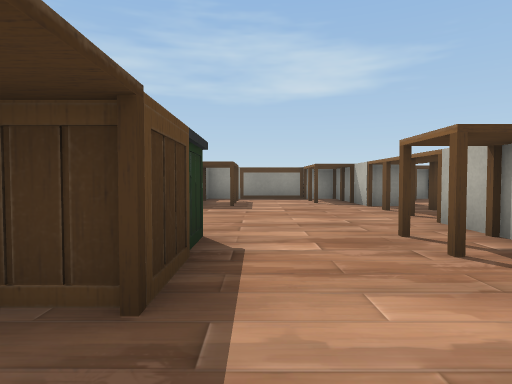
View 1 (above)

13 first-person views from a walk through a scene from a Unity 3-D project. The camera is 0.58 m above the floor, tilts 2° down and sees 75° across. The floor is counted in squares, 1 m on a side. Each view is taken from the middle of a square. On the plan, view 1 faces up. The plan holds only what a view shows up to about 9 squares ahead; the rest is blank. The place goes on beyond the plan. Some surface patterns are stand-ins.

View 2
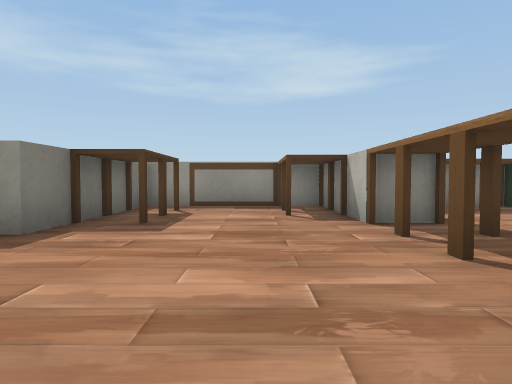

View 3
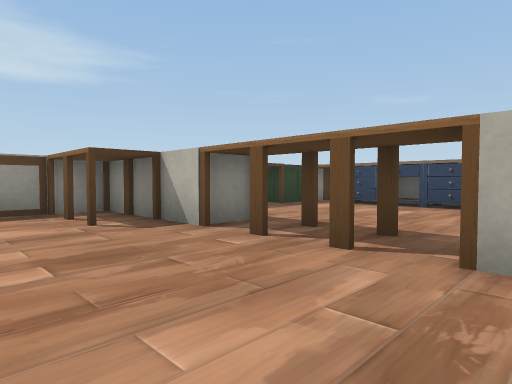

View 4
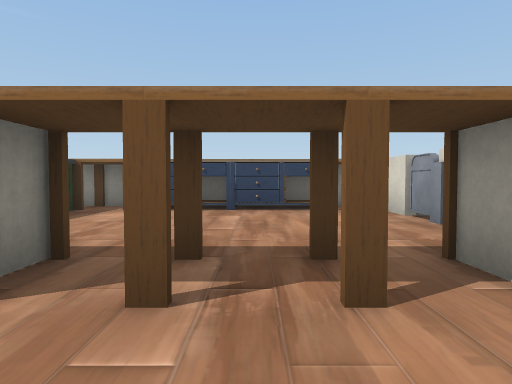

View 5
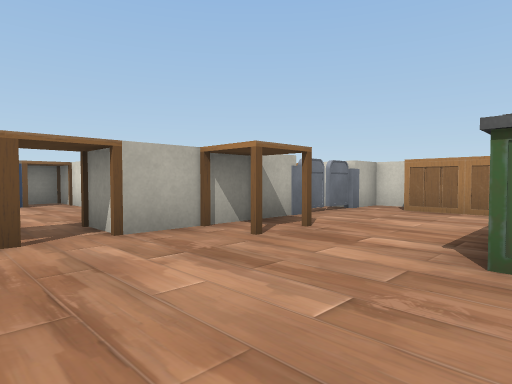

View 6
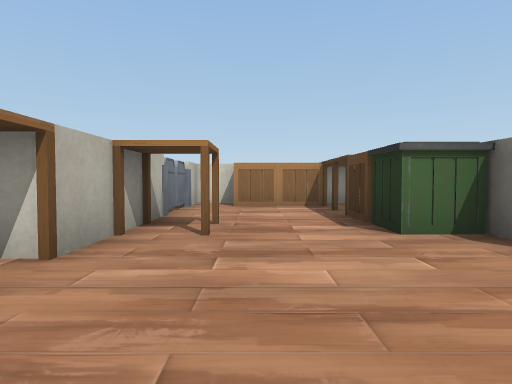

View 7
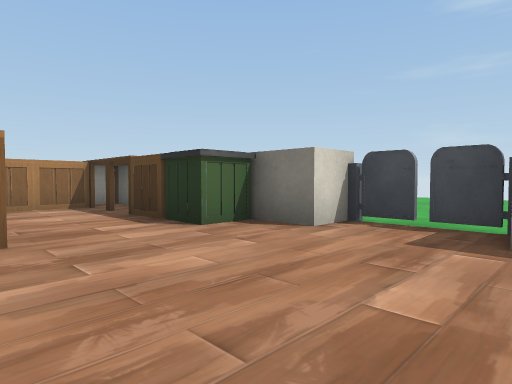

View 8
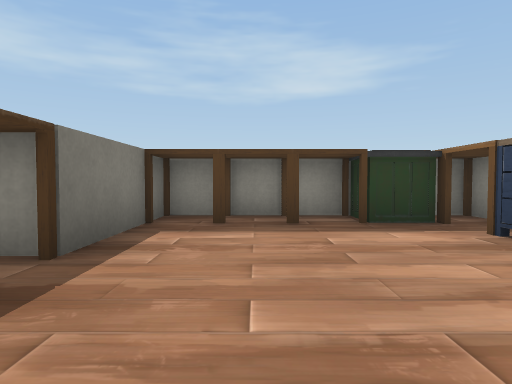

View 9
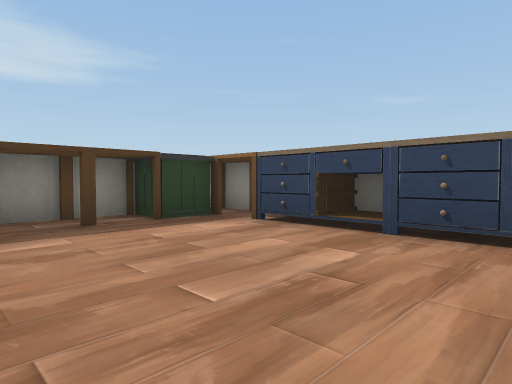

View 10
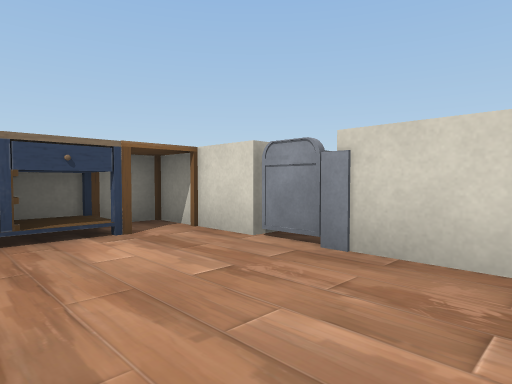

View 11
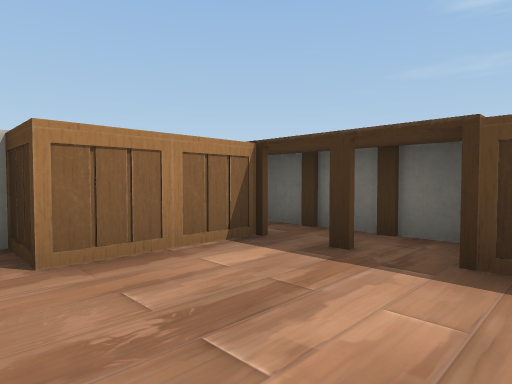

View 12
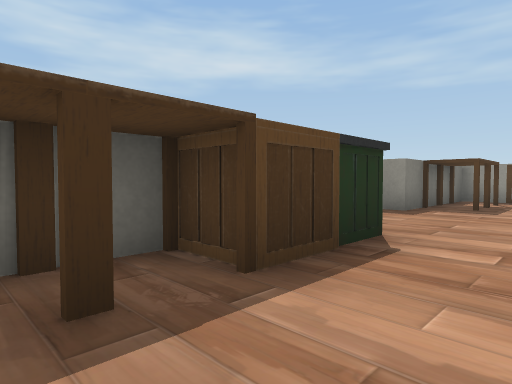

View 13
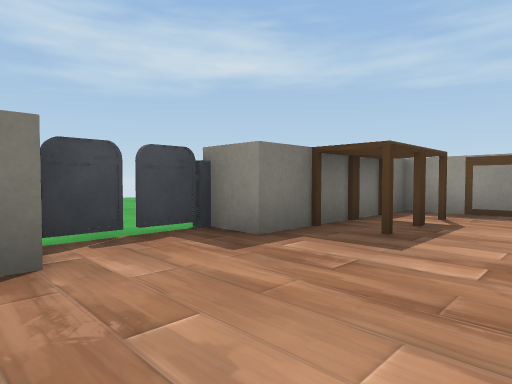

### Floor plan
Points are (right, up) in squares from view 1. A wall is a line through its corners. A room is listed if a view was taken in it or the views show most of it. See-through windows are left out.
Room 1 (views 1, 2, 3, 4, 5, 6, 7, 8, 9, 10, 11, 12, 13)
walls: (4.3, 3.5) (8.5, 3.5) (8.5, 10.5) (3.5, 10.5) (3.5, 7.5) (2.5, 7.5) (2.5, 10.5) (-1.5, 10.5) (-1.5, 6.5) (-2.4, 6.5) (-2.4, 5.6); (-2.4, 5.5) (-2.4, 4.5) (-1.5, 4.5) (-1.5, 3.4); (2.5, 0.6) (2.5, 4.5) (3.5, 4.5); (-1.5, 1.5) (-1.5, -1.5) (-0.8, -1.5); (1.4, -1.5) (2.5, -1.5) (2.5, 0.5)
objects: other object (-1, -1); other object (-1, 0); other object (-1, 1); other object (-1, 2); bin (-1, 3); other object (-1, 8); other object (-1, 9); other object (0, -1); other object (0, 11); other object (1, -1); other object (2, 3); other object (2, 9); other object (2, 10); other object (3, 5); other object (3, 6); other object (3, 7); other object (4, 10); other object (5, 10); other object (6, 10); bin (7, 10); other object (8, 4); other object (8, 5) to (8, 6); other object (8, 7) to (8, 8); other object (8, 9); other object (8, 10)

Where each view was taken, in squares from view 1:
view 1: 0 up, 0 right, facing up
view 2: 3 up, 1 right, facing up
view 3: 4 up, 0 right, facing up-right
view 4: 6 up, 1 right, facing right
view 5: 6 up, 1 left, facing down-right
view 6: 7 up, 1 right, facing down
view 7: 7 up, 2 right, facing down-left
view 8: 5 up, 5 right, facing up
view 9: 5 up, 4 right, facing up-right
view 10: 6 up, 4 right, facing down-right
view 11: 2 up, 2 right, facing down-left
view 12: 0 up, 1 right, facing up-left
view 13: 4 up, 1 right, facing up-left
